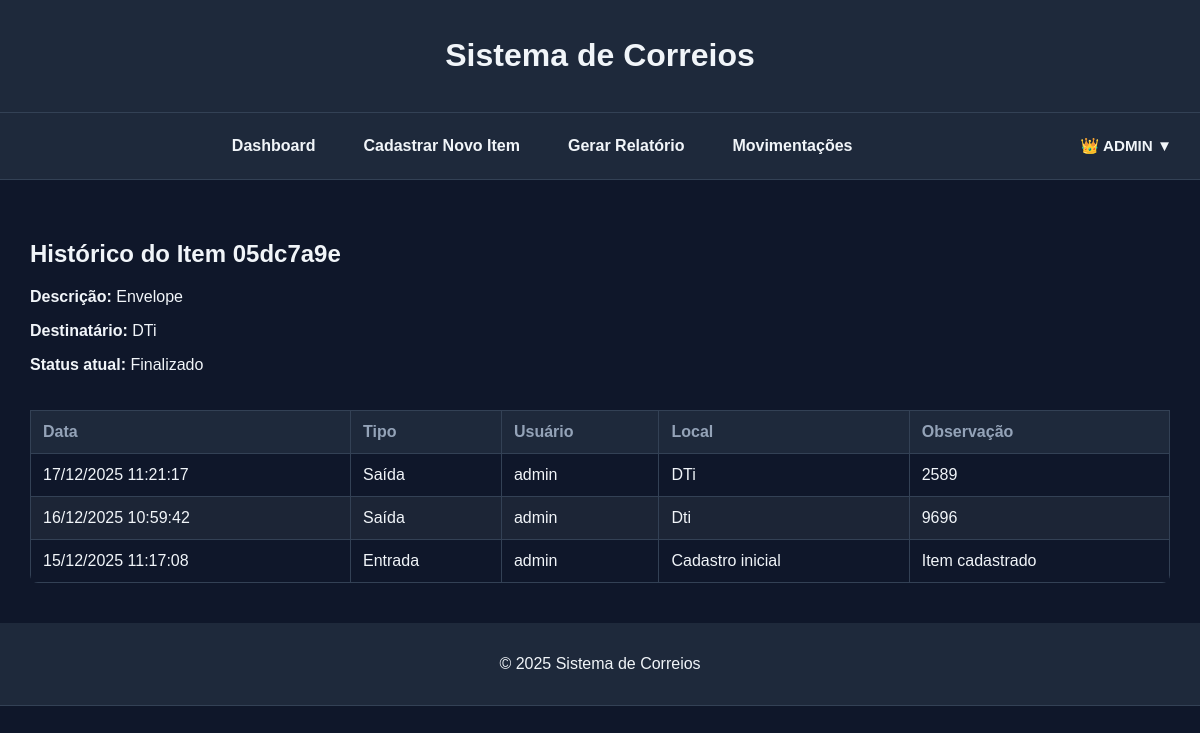
Page /item_history/05dc7a9e (signed in) on the committed database.
### app.py (models this page shows, shortened)
class User(UserMixin, db.Model):
    id = db.Column(db.Integer, primary_key=True)
    username = db.Column(db.String(80), unique=True, nullable=False)
    email = db.Column(db.String(120), unique=True, nullable=False)
    password_hash = db.Column(db.String(200), nullable=False)
    role = db.Column(db.String(20), default="user")  # "user" ou "admin"

class Item(db.Model):
    id = db.Column(db.Integer, primary_key=True)
    protocol = db.Column(db.String(20), unique=True, nullable=False)
    sender = db.Column(db.String(100))
    recipient = db.Column(db.String(100))
    description = db.Column(db.String(200))
    status = db.Column(db.String(50))
    closed = db.Column(db.DateTime, nullable=True)

class Movement(db.Model):
    id = db.Column(db.Integer, primary_key=True)
    protocol = db.Column(db.String(50), nullable=False)
    type = db.Column(db.String(20), nullable=False)  # Entrada ou Saída
    location = db.Column(db.String(100))
    note = db.Column(db.String(200))
    created_at = db.Column(db.DateTime, default=datetime.now)
    user = db.Column(db.String(50), nullable=False)  # Novo campo: usuário responsável

### app.py (the view)
@app.route("/item_history/<protocol>")
@login_required
def item_history(protocol):
    item = Item.query.filter_by(protocol=protocol).first_or_404()
    movements = Movement.query.filter_by(protocol=protocol)\
                              .order_by(Movement.created_at.desc()).all()
    return render_template("item_history.html", item=item, movements=movements)

### app.py (called while the page is built)
@login_manager.user_loader
def load_user(user_id):
    return User.query.get(int(user_id))

### templates/item_history.html
{% extends "base.html" %}
{% block content %}
<section class="panel-card">
  <h2>Histórico do Item {{ item.protocol }}</h2>
  <p><strong>Descrição:</strong> {{ item.description }}</p>
  <p><strong>Destinatário:</strong> {{ item.recipient }}</p>
  <p><strong>Status atual:</strong> {{ item.status }}</p>
  <div class="table-container">
    <table>
      <thead>
        <tr>
          <th>Data</th>
          <th>Tipo</th>
          <th>Usuário</th>
          <th>Local</th>
          <th>Observação</th>
        </tr>
      </thead>
      <tbody>
        {% for move in movements %}
        <tr>
          <td>{{ move.created_at.strftime('%d/%m/%Y %H:%M:%S') }}</td>
          <td>{{ move.type }}</td>
          <td>{{ move.user }}</td>
          <td>{{ move.location }}</td>
          <td>{{ move.note }}</td>
        </tr>
        {% endfor %}
      </tbody>
    </table>
  </div>
</section>
{% endblock %}

### templates/base.html (shortened to what this page needs)
  <!DOCTYPE html>
  <html lang="pt-BR">
  <head>
      <link rel="stylesheet" href="{{ url_for('static', filename='style.css') }}">
      <link rel="stylesheet" href="https://cdnjs.cloudflare.com/ajax/libs/font-awesome/6.4.0/css/all.min.css">
  </head>
  <body>
  <header>
      <h1>Sistema de Correios</h1>
  </header>
  <nav>
  {% if current_user and current_user.is_authenticated %}
    <div class="nav-links">
      <a href="{{ url_for('index') }}">Dashboard</a>
      <a href="{{ url_for('new_item') }}">Cadastrar Novo Item</a>
      <a href="{{ url_for('report') }}">Gerar Relatório</a>
  {% if current_user and current_user.is_authenticated and current_user.role == "admin" %}
    <a href="{{ url_for('movimentacoes') }}">Movimentações</a>
  {% endif %}
    </div>
  {% endif %}
  <div class="nav-right">
    {% if current_user and current_user.is_authenticated %}
      <div class="user-menu">
        <button class="user-button">
          {% if current_user.role == "admin" %}
            👑 {{ current_user.username }} ▼
          {% else %}
            👤 {{ current_user.username }} ▼
          {% endif %}
        </button>
      </div>
    {% else %}
      <a href="{{ url_for('login') }}" class="btn-secondary">Login</a>
    {% endif %}
  </div>
</nav>
  <main class="content-container">
      {% block content %}{% endblock %}
    </main>
  <footer>
      <p>&copy; 2025 Sistema de Correios</p>
  </footer>
  </body>
  </html>

### static/style.css (style rules this page uses)
:root { --bg: #0f172a; --panel: #1e293b; --text: #f1f5f9; --muted: #94a3b8; --border: #334155; --primary: #16a34a; --primary-dark: #15803d; --danger: #ef4444; --danger-dark: #b91c1c; --info: #3b82f6; --info-dark: #1e40af; }
body { background-color: var(--bg); color: var(--text); font-family: Arial, sans-serif; margin: 0; padding: 0; }
header, footer { background-color: var(--panel); padding: 16px; text-align: center; border-bottom: 1px solid var(--border); }
nav { background-color: var(--panel); padding: 16px; display: flex; align-items: center; border-bottom: 1px solid var(--border); }
.nav-links { flex: 1; display: flex; justify-content: center; gap: 24px; flex-wrap: wrap; }
.nav-right { margin-left: auto; }
nav a { color: var(--text); text-decoration: none; font-weight: bold; padding: 8px 12px; border-radius: 6px; }
.user-menu { position: relative; display: inline-block; }
.user-button { background: transparent; border: none; color: var(--text); font-weight: bold; cursor: pointer; padding: 8px 12px; border-radius: 6px; }
main { padding: 40px 20px; max-width: 95vw; margin: 0 auto; }
button, .btn-primary, .btn-secondary, a.btn-primary, a.btn-secondary, a.btn-out, a.btn-in, a.btn-info { font-family: Arial, sans-serif; font-size: 0.95rem; font-weight: bold; text-transform: uppercase; padding: 10px 16px; border-radius: 10px; cursor: pointer; transition: background 0.3s ease, color 0.3s ease, border-color 0.3s ease; text-decoration: none; display: inline-block; }
.table-container { max-height: 75vh; max-width: 100%; margin: 0 auto; overflow-y: auto; overflow-x: auto; border-radius: 8px; }
table { width: 100%; border-collapse: collapse; margin-top: 20px; }
th, td { padding: 12px; border: 1px solid var(--border); text-align: left; }
th { background-color: var(--panel); color: var(--muted); position: sticky; top: 0; }
tr:nth-child(even) { background-color: #1c2536; }

### rows in the picture
User: username "ADMIN"
Item: protocol "05dc7a9e", description "Envelope", recipient "DTi", status "Finalizado"
Movement: created_at "17/12/2025 11:21:17", type "Saída", user "admin", location "DTi", note "2589"
Movement: created_at "16/12/2025 10:59:42", type "Saída", user "admin", location "Dti", note "9696"
Movement: created_at "15/12/2025 11:17:08", type "Entrada", user "admin", location "Cadastro inicial", note "Item cadastrado"
